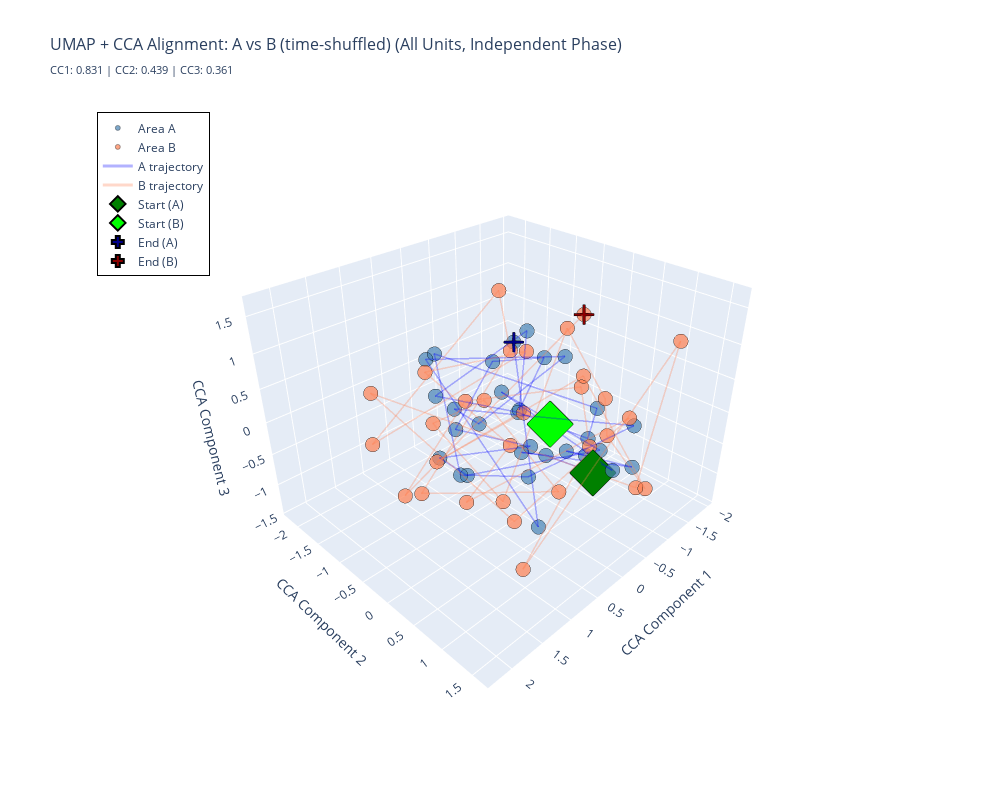
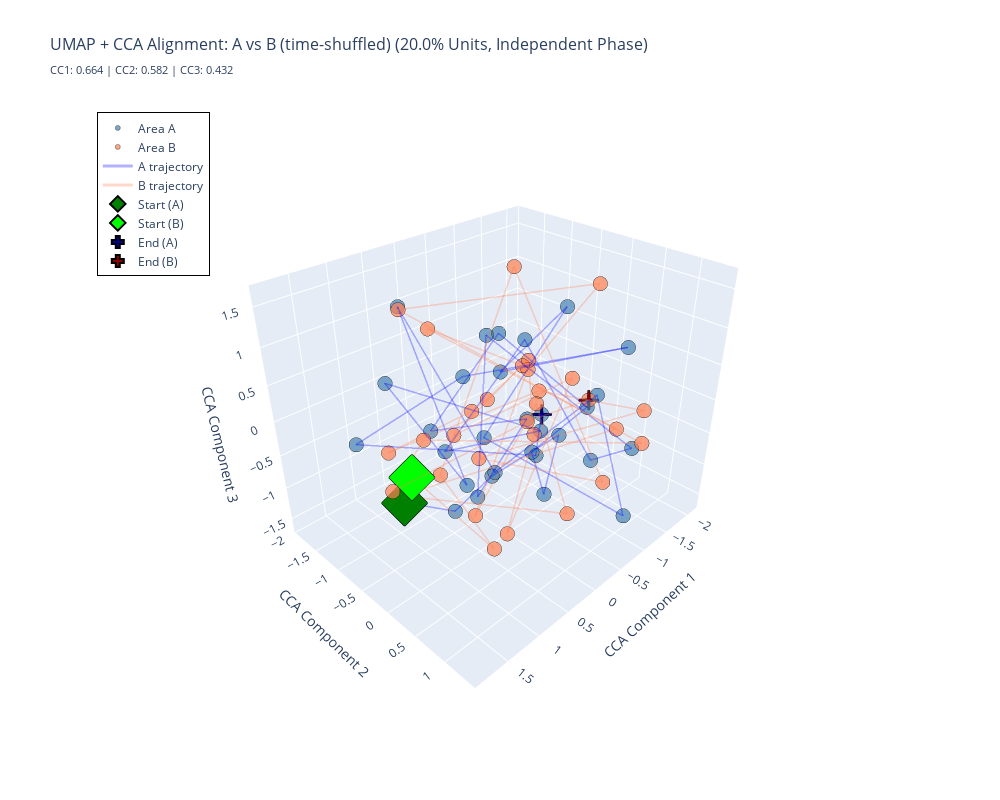

Notebook code cell kept with these figures, in order:
### Markdown cell above
### 5.2 Control: Time-Shuffled Data

Test the robustness of observed correlations by time-shuffling region B's activity. This control helps determine whether CCA alignment reflects true temporal coupling or is merely an artifact of the analysis method.

### Code cell
rng = np.random.default_rng(0)
perm = rng.permutation(A_indep.shape[0])

B_indep_shuff = B_indep[perm]
B_indep_shuff_sampled = B_indep_sampled[perm]

# Independent phase: UMAP + CCA alignment (All Units)
Z_A_cca, Z_B_cca, cca_model, fig = plot_umap_cca_alignment(
    X_A               = A_indep,
    X_B               = B_indep_shuff,
    use_joint_umap    = False,
    n_umap_components = 5,
    n_cca_components  = 3,
    random_state      = 42,
    title             = f"UMAP + CCA Alignment: A vs B (time-shuffled) (All Units, Independent Phase)",
    width             = 1000,
    height            = 800,
    point_size        = 5,
    alpha             = 0.7,
)

# Independent phase: UMAP + CCA alignment (Sampled Units)
Z_A_cca_sampled, Z_B_cca_sampled, cca_model_sampled, fig_sampled = plot_umap_cca_alignment(
    X_A               = A_indep_sampled,
    X_B               = B_indep_shuff_sampled,
    use_joint_umap    = False,
    n_umap_components = 5,
    n_cca_components  = 3,
    random_state      = 42,
    title             = f"UMAP + CCA Alignment: A vs B (time-shuffled) ({FRACTION * 100}% Units, Independent Phase)",
    width             = 1000,
    height            = 800,
    point_size        = 5,
    alpha             = 0.7,
)

### Figure 1 — Plotly figure (JSON) as saved in the notebook; plotly's stock layout.template omitted (floating-point values rounded to 4 significant figures)
{"data": [{"hovertemplate": "Area A<br>CC1: %{x:.3f}<br>CC2: %{y:.3f}<br>CC3: %{z:.3f}<extra></extra>", "marker": {"color": "steelblue", "line": {"color": "black", "width": 0.5}, "opacity": 0.7, "size": 5}, "mode": "markers", "name": "Area A", "type": "scatter3d", "x": [0.03258, -0.1837, -0.2733, -0.4078, -0.2908, -0.1516, -0.003794, -0.6822, -0.1406, 0.9104, 0.8075, -0.1595, 1.076, -0.493, -0.4622, 0.6241, -0.8393, 0.3672, -0.4555, -0.06714, -1.196, 0.6437, 0.7691, -0.3649, -0.4941, 0.8743, -0.04443, -0.01564, -0.2279, 1.075, -0.2262], "y": [1.177, 0.2336, -0.2946, 1.438, 0.4882, 0.9088, 1.435, -1.094, 1.131, -0.1181, -0.7689, -0.02523, -0.1152, -1.083, -0.09811, 0.4991, -0.7601, -1.33, -0.5463, 0.9926, 0.263, -0.9698, -0.4061, -0.2364, 1.345, -0.3599, -0.9051, 0.6144, -2.24, 1.248, -0.4222], "z": [-0.1688, -0.4897, -0.7444, -0.1797, -0.3478, -0.1403, -0.0226, -0.2678, 0.05013, -0.4302, -0.5378, -0.4591, 0.3375, 0.3084, 0.7435, 0.6837, 0.775, 0.00197, -0.277, 0.1913, -0.1831, 0.8833, -0.6489, -1.184, 0.3406, 0.4316, -0.4451, 1.185, 0.01057, -0.354, 0.9379]}, {"hovertemplate": "Area B<br>CC1: %{x:.3f}<br>CC2: %{y:.3f}<br>CC3: %{z:.3f}<extra></extra>", "marker": {"color": "coral", "line": {"color": "black", "width": 0.5}, "opacity": 0.7, "size": 5}, "mode": "markers", "name": "Area B", "type": "scatter3d", "x": [0.08843, 0.03589, 0.8909, -1.608, -1.018, -0.5561, -0.1715, -1.31, 0.07067, 0.1598, 1.042, -0.4761, 2.135, -1.164, -0.06019, 2.044, -0.6326, 0.3111, -0.8664, 1.128, -1.972, 1.16, 1.268, -0.2569, -1.14, 1.311, -0.5773, -0.5733, 0.09304, 2.232, -1.585], "y": [0.5141, 0.01713, -0.7315, -0.3319, 1.285, 0.9215, 1.121, -0.4368, -0.3108, -1.674, 0.3472, 0.246, 0.5191, -1.391, -0.5244, -0.4507, -0.573, -1.602, -1.089, 0.09862, 0.2914, 0.951, -1.544, 1.62, 1.442, 1.244, 0.6448, 0.4469, -1.027, 0.3526, -0.377], "z": [0.2573, 0.1754, -0.5387, -0.06467, -0.9243, -0.02927, 0.7636, 0.7651, -1.431, -0.6943, 0.9236, -1.251, 0.3042, 0.1295, 1.662, 0.424, 0.602, 0.2469, -1.292, -0.6179, -0.6717, -0.3991, 0.3282, -0.3166, 1.279, -0.8476, -0.3407, 0.4837, -0.0667, 0.2352, 0.9048]}, {"hoverinfo": "skip", "line": {"color": "blue", "width": 3}, "mode": "lines", "name": "A trajectory", "opacity": 0.3, "type": "scatter3d", "x": [0.03258, -0.1837, -0.2733, -0.4078, -0.2908, -0.1516, -0.003794, -0.6822, -0.1406, 0.9104, 0.8075, -0.1595, 1.076, -0.493, -0.4622, 0.6241, -0.8393, 0.3672, -0.4555, -0.06714, -1.196, 0.6437, 0.7691, -0.3649, -0.4941, 0.8743, -0.04443, -0.01564, -0.2279, 1.075, -0.2262], "y": [1.177, 0.2336, -0.2946, 1.438, 0.4882, 0.9088, 1.435, -1.094, 1.131, -0.1181, -0.7689, -0.02523, -0.1152, -1.083, -0.09811, 0.4991, -0.7601, -1.33, -0.5463, 0.9926, 0.263, -0.9698, -0.4061, -0.2364, 1.345, -0.3599, -0.9051, 0.6144, -2.24, 1.248, -0.4222], "z": [-0.1688, -0.4897, -0.7444, -0.1797, -0.3478, -0.1403, -0.0226, -0.2678, 0.05013, -0.4302, -0.5378, -0.4591, 0.3375, 0.3084, 0.7435, 0.6837, 0.775, 0.00197, -0.277, 0.1913, -0.1831, 0.8833, -0.6489, -1.184, 0.3406, 0.4316, -0.4451, 1.185, 0.01057, -0.354, 0.9379]}, {"hoverinfo": "skip", "line": {"color": "coral", "width": 3}, "mode": "lines", "name": "B trajectory", "opacity": 0.3, "type": "scatter3d", "x": [0.08843, 0.03589, 0.8909, -1.608, -1.018, -0.5561, -0.1715, -1.31, 0.07067, 0.1598, 1.042, -0.4761, 2.135, -1.164, -0.06019, 2.044, -0.6326, 0.3111, -0.8664, 1.128, -1.972, 1.16, 1.268, -0.2569, -1.14, 1.311, -0.5773, -0.5733, 0.09304, 2.232, -1.585], "y": [0.5141, 0.01713, -0.7315, -0.3319, 1.285, 0.9215, 1.121, -0.4368, -0.3108, -1.674, 0.3472, 0.246, 0.5191, -1.391, -0.5244, -0.4507, -0.573, -1.602, -1.089, 0.09862, 0.2914, 0.951, -1.544, 1.62, 1.442, 1.244, 0.6448, 0.4469, -1.027, 0.3526, -0.377], "z": [0.2573, 0.1754, -0.5387, -0.06467, -0.9243, -0.02927, 0.7636, 0.7651, -1.431, -0.6943, 0.9236, -1.251, 0.3042, 0.1295, 1.662, 0.424, 0.602, 0.2469, -1.292, -0.6179, -0.6717, -0.3991, 0.3282, -0.3166, 1.279, -0.8476, -0.3407, 0.4837, -0.0667, 0.2352, 0.9048]}, {"hovertemplate": "Start (A)<br>CC1: %{x:.3f}<br>CC2: %{y:.3f}<br>CC3: %{z:.3f}<extra></extra>", "marker": {"color": "green", "line": {"color": "black", "width": 2}, "size": 12, "symbol": "diamond"}, "mode": "markers", "name": "Start (A)", "type": "scatter3d", "x": [0.03258], "y": [1.177], "z": [-0.1688]}, {"hovertemplate": "Start (B)<br>CC1: %{x:.3f}<br>CC2: %{y:.3f}<br>CC3: %{z:.3f}<extra></extra>", "marker": {"color": "lime", "line": {"color": "black", "width": 2}, "size": 12, "symbol": "diamond"}, "mode": "markers", "name": "Start (B)", "type": "scatter3d", "x": [0.08843], "y": [0.5141], "z": [0.2573]}, {"hovertemplate": "End (A)<br>CC1: %{x:.3f}<br>CC2: %{y:.3f}<br>CC3: %{z:.3f}<extra></extra>", "marker": {"color": "darkblue", "line": {"color": "black", "width": 2}, "size": 10, "symbol": "cross"}, "mode": "markers", "name": "End (A)", "type": "scatter3d", "x": [-0.2262], "y": [-0.4222], "z": [0.9379]}, {"hovertemplate": "End (B)<br>CC1: %{x:.3f}<br>CC2: %{y:.3f}<br>CC3: %{z:.3f}<extra></extra>", "marker": {"color": "darkred", "line": {"color": "black", "width": 2}, "size": 10, "symbol": "cross"}, "mode": "markers", "name": "End (B)", "type": "scatter3d", "x": [-1.585], "y": [-0.377], "z": [0.9048]}], "layout": {"height": 800, "legend": {"bgcolor": "rgba(255,255,255,0.8)", "bordercolor": "black", "borderwidth": 1, "x": 0.02, "y": 0.98}, "scene": {"camera": {"eye": {"x": 1.5, "y": 1.5, "z": 1.3}}, "xaxis": {"title": {"text": "CCA Component 1"}}, "yaxis": {"title": {"text": "CCA Component 2"}}, "zaxis": {"title": {"text": "CCA Component 3"}}}, "showlegend": true, "title": {"font": {"size": 16}, "text": "UMAP + CCA Alignment: A vs B (time-shuffled) (All Units, Independent Phase)<br><sub>CC1: 0.831 | CC2: 0.439 | CC3: 0.361</sub>"}, "width": 1000}}

### Figure 2 — Plotly figure (JSON) as saved in the notebook; plotly's stock layout.template omitted (floating-point values rounded to 4 significant figures)
{"data": [{"hovertemplate": "Area A<br>CC1: %{x:.3f}<br>CC2: %{y:.3f}<br>CC3: %{z:.3f}<extra></extra>", "marker": {"color": "steelblue", "line": {"color": "black", "width": 0.5}, "opacity": 0.7, "size": 5}, "mode": "markers", "name": "Area A", "type": "scatter3d", "x": [1.314, 0.9374, -0.04145, -0.1119, 0.1427, 0.4034, -1.111, -0.6986, 1.393, -0.4387, 0.6807, -0.9157, -0.6098, -0.3889, -0.2289, 0.6094, -1.215, 0.4044, 0.2661, 0.4869, 0.9749, -0.2532, -0.631, 0.189, -0.4744, -0.08807, -2.085, -0.6774, 1.864, 1.01, -0.7071], "y": [-0.4348, 0.04373, -0.3371, 0.699, 0.7271, 0.7532, 0.3143, -0.8703, 0.238, -0.1051, 0.1615, -1.327, 1.373, 0.9686, 0.028, -0.4868, -0.5529, -1.906, -0.4856, -1.388, 0.7525, 1.094, 1.343, -0.2348, 0.4313, -0.2305, 0.1882, -1.563, -0.4498, 1.354, -0.0988], "z": [-0.727, -0.7985, -0.9956, 0.09496, -0.605, 0.1367, -0.1257, 0.6549, 0.6317, -0.1899, -0.6627, 0.3978, -0.005051, -0.2635, 1.038, -0.365, -0.9337, -0.05658, -1.06, 1.231, 0.1563, 0.7329, -1.024, -0.2376, 1.498, 0.5726, 0.3358, -0.2433, 0.3576, 0.689, -0.234]}, {"hovertemplate": "Area B<br>CC1: %{x:.3f}<br>CC2: %{y:.3f}<br>CC3: %{z:.3f}<extra></extra>", "marker": {"color": "coral", "line": {"color": "black", "width": 0.5}, "opacity": 0.7, "size": 5}, "mode": "markers", "name": "Area B", "type": "scatter3d", "x": [1.426, 0.6687, 1.064, -0.6501, -1.153, 1.078, -1.347, -0.2092, 1.095, -0.1283, -0.3356, -1.199, 0.5321, 0.1006, -0.4299, 1.438, -0.9537, 0.4562, -1.266, 1.07, 0.2527, 0.3065, 0.6059, -0.729, -1.808, 0.5585, -1.206, 0.06318, 1.84, 0.9679, -2.11], "y": [-0.1012, 0.4243, -0.04572, -0.56, 0.6294, 0.6193, 1.011, 0.287, -0.9789, -0.7951, -0.7187, -0.7986, 0.893, 0.08718, 0.5928, 0.6505, -0.6823, -0.8816, 0.6855, -0.8345, 1.177, 0.7131, 0.03234, -0.3737, -0.1451, -1.286, 1.124, -1.594, 0.1066, 1.19, -0.4268], "z": [-0.1171, -1.315, -0.2488, 1.65, -1.174, 0.3204, 0.02423, 0.4733, -0.387, -0.241, -0.119, 0.1059, 0.4947, -1.631, 0.6763, 0.7919, 0.1599, 1.1, -0.3573, -0.9825, -0.5757, 0.6997, -1.064, 0.3071, 1.224, 1.247, -0.3396, -0.9768, 0.02143, 0.9815, -0.7479]}, {"hoverinfo": "skip", "line": {"color": "blue", "width": 3}, "mode": "lines", "name": "A trajectory", "opacity": 0.3, "type": "scatter3d", "x": [1.314, 0.9374, -0.04145, -0.1119, 0.1427, 0.4034, -1.111, -0.6986, 1.393, -0.4387, 0.6807, -0.9157, -0.6098, -0.3889, -0.2289, 0.6094, -1.215, 0.4044, 0.2661, 0.4869, 0.9749, -0.2532, -0.631, 0.189, -0.4744, -0.08807, -2.085, -0.6774, 1.864, 1.01, -0.7071], "y": [-0.4348, 0.04373, -0.3371, 0.699, 0.7271, 0.7532, 0.3143, -0.8703, 0.238, -0.1051, 0.1615, -1.327, 1.373, 0.9686, 0.028, -0.4868, -0.5529, -1.906, -0.4856, -1.388, 0.7525, 1.094, 1.343, -0.2348, 0.4313, -0.2305, 0.1882, -1.563, -0.4498, 1.354, -0.0988], "z": [-0.727, -0.7985, -0.9956, 0.09496, -0.605, 0.1367, -0.1257, 0.6549, 0.6317, -0.1899, -0.6627, 0.3978, -0.005051, -0.2635, 1.038, -0.365, -0.9337, -0.05658, -1.06, 1.231, 0.1563, 0.7329, -1.024, -0.2376, 1.498, 0.5726, 0.3358, -0.2433, 0.3576, 0.689, -0.234]}, {"hoverinfo": "skip", "line": {"color": "coral", "width": 3}, "mode": "lines", "name": "B trajectory", "opacity": 0.3, "type": "scatter3d", "x": [1.426, 0.6687, 1.064, -0.6501, -1.153, 1.078, -1.347, -0.2092, 1.095, -0.1283, -0.3356, -1.199, 0.5321, 0.1006, -0.4299, 1.438, -0.9537, 0.4562, -1.266, 1.07, 0.2527, 0.3065, 0.6059, -0.729, -1.808, 0.5585, -1.206, 0.06318, 1.84, 0.9679, -2.11], "y": [-0.1012, 0.4243, -0.04572, -0.56, 0.6294, 0.6193, 1.011, 0.287, -0.9789, -0.7951, -0.7187, -0.7986, 0.893, 0.08718, 0.5928, 0.6505, -0.6823, -0.8816, 0.6855, -0.8345, 1.177, 0.7131, 0.03234, -0.3737, -0.1451, -1.286, 1.124, -1.594, 0.1066, 1.19, -0.4268], "z": [-0.1171, -1.315, -0.2488, 1.65, -1.174, 0.3204, 0.02423, 0.4733, -0.387, -0.241, -0.119, 0.1059, 0.4947, -1.631, 0.6763, 0.7919, 0.1599, 1.1, -0.3573, -0.9825, -0.5757, 0.6997, -1.064, 0.3071, 1.224, 1.247, -0.3396, -0.9768, 0.02143, 0.9815, -0.7479]}, {"hovertemplate": "Start (A)<br>CC1: %{x:.3f}<br>CC2: %{y:.3f}<br>CC3: %{z:.3f}<extra></extra>", "marker": {"color": "green", "line": {"color": "black", "width": 2}, "size": 12, "symbol": "diamond"}, "mode": "markers", "name": "Start (A)", "type": "scatter3d", "x": [1.314], "y": [-0.4348], "z": [-0.727]}, {"hovertemplate": "Start (B)<br>CC1: %{x:.3f}<br>CC2: %{y:.3f}<br>CC3: %{z:.3f}<extra></extra>", "marker": {"color": "lime", "line": {"color": "black", "width": 2}, "size": 12, "symbol": "diamond"}, "mode": "markers", "name": "Start (B)", "type": "scatter3d", "x": [1.426], "y": [-0.1012], "z": [-0.1171]}, {"hovertemplate": "End (A)<br>CC1: %{x:.3f}<br>CC2: %{y:.3f}<br>CC3: %{z:.3f}<extra></extra>", "marker": {"color": "darkblue", "line": {"color": "black", "width": 2}, "size": 10, "symbol": "cross"}, "mode": "markers", "name": "End (A)", "type": "scatter3d", "x": [-0.7071], "y": [-0.0988], "z": [-0.234]}, {"hovertemplate": "End (B)<br>CC1: %{x:.3f}<br>CC2: %{y:.3f}<br>CC3: %{z:.3f}<extra></extra>", "marker": {"color": "darkred", "line": {"color": "black", "width": 2}, "size": 10, "symbol": "cross"}, "mode": "markers", "name": "End (B)", "type": "scatter3d", "x": [-2.11], "y": [-0.4268], "z": [-0.7479]}], "layout": {"height": 800, "legend": {"bgcolor": "rgba(255,255,255,0.8)", "bordercolor": "black", "borderwidth": 1, "x": 0.02, "y": 0.98}, "scene": {"camera": {"eye": {"x": 1.5, "y": 1.5, "z": 1.3}}, "xaxis": {"title": {"text": "CCA Component 1"}}, "yaxis": {"title": {"text": "CCA Component 2"}}, "zaxis": {"title": {"text": "CCA Component 3"}}}, "showlegend": true, "title": {"font": {"size": 16}, "text": "UMAP + CCA Alignment: A vs B (time-shuffled) (20.0% Units, Independent Phase)<br><sub>CC1: 0.664 | CC2: 0.582 | CC3: 0.432</sub>"}, "width": 1000}}
